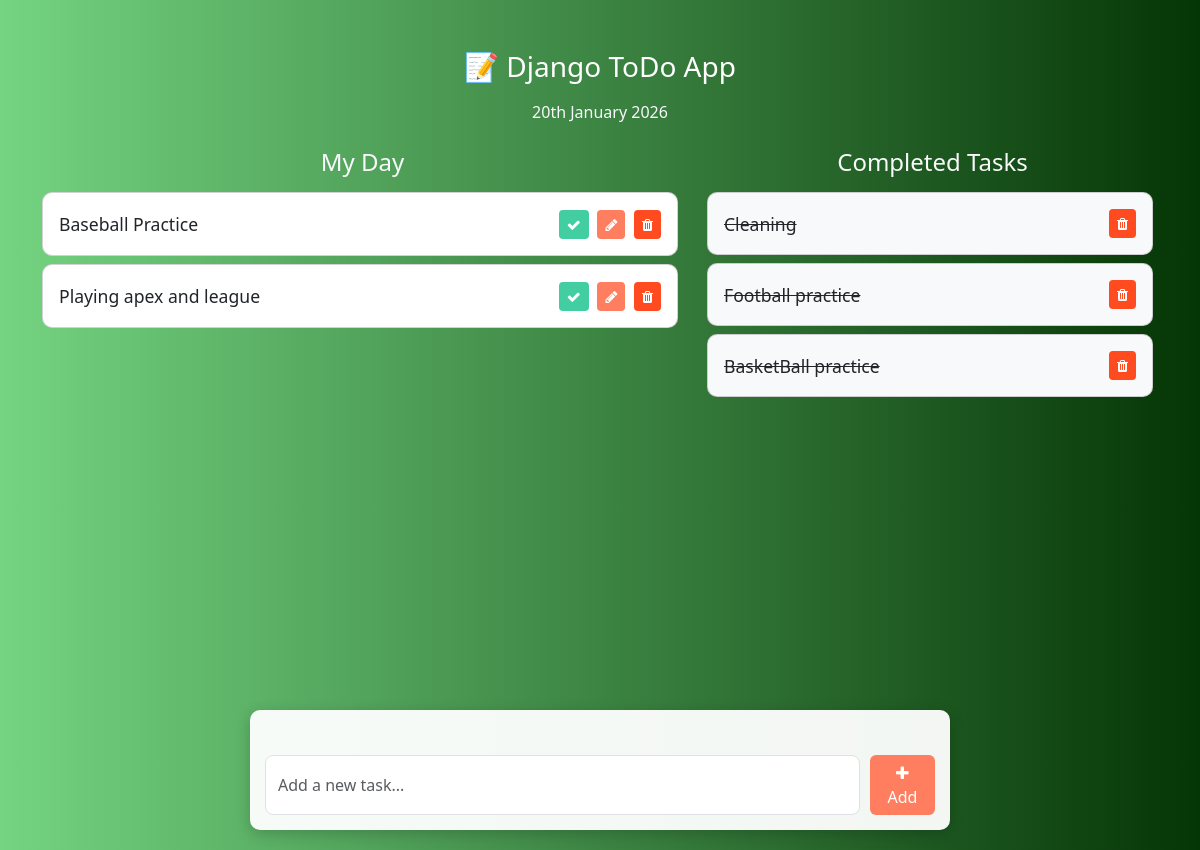
Before: / with the older database file.
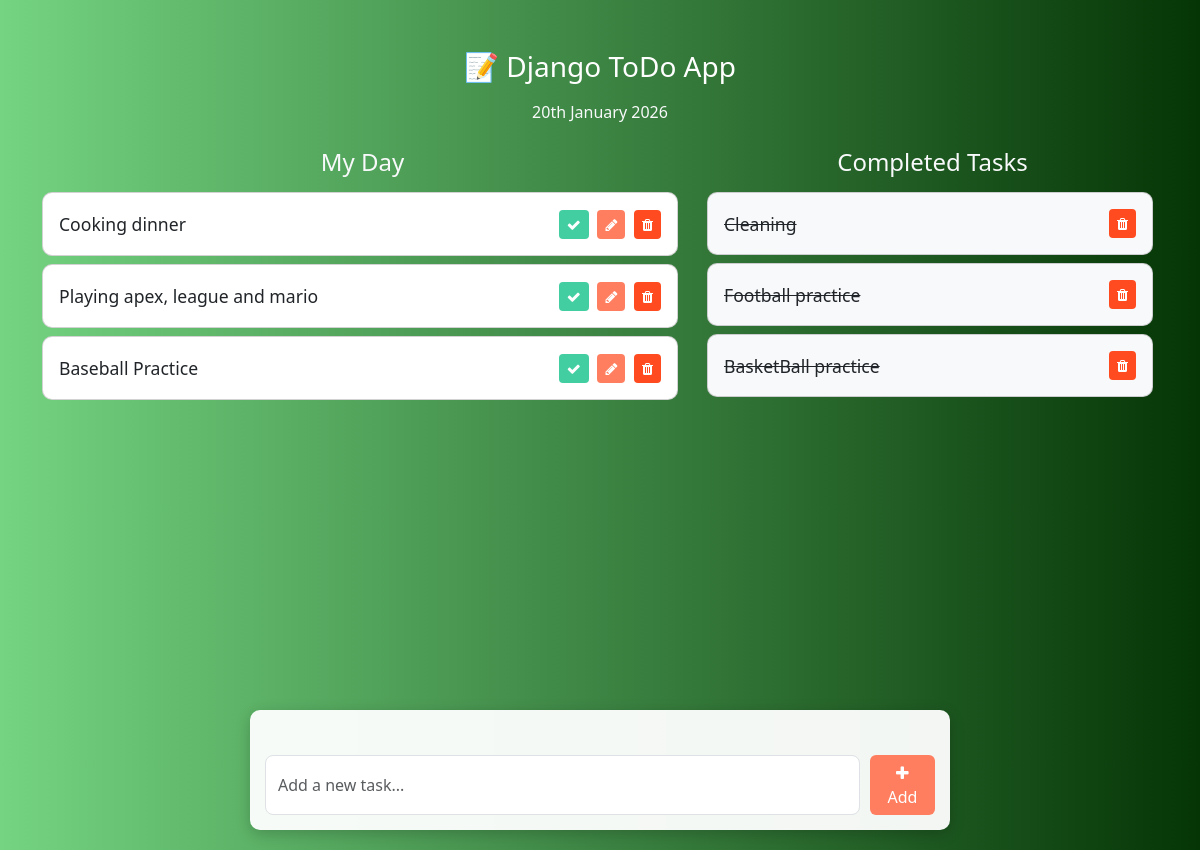
After: the same page with the newer database file.
### todo_code/models.py (models this page shows, shortened)
class Task(models.Model):
    task = models.CharField(max_length=250)
    is_completed = models.BooleanField(default=False)
    created_at = models.DateTimeField(auto_now_add=True)
    updated_at = models.DateTimeField(auto_now=True)

### todo/views.py (the view)
# urls.py: 2. Add a URL to urlpatterns:  path('', views.home, name='home')
def home(request):
    tasks = Task.objects.filter(is_completed=False).order_by("-updated_at")
    completed_tasks = Task.objects.filter(is_completed=True)
    context = {
        "tasks": tasks,
        "completed_tasks": completed_tasks,
    }
    return render(request, "home-todo.html", context)

### templates/home-todo.html (shortened to what this page needs)
<!DOCTYPE html>
<html lang="en">
  <head>
    <link
      href="https://cdn.jsdelivr.net/npm/bootstrap@5.3.1/dist/css/bootstrap.min.css"
      rel="stylesheet"
    />
    <link
      rel="stylesheet"
      href="https://cdnjs.cloudflare.com/ajax/libs/font-awesome/4.7.0/css/font-awesome.min.css"
    />
  </head>
  <body>
    <div class="container text-center">
      <h3 class="mb-3">📝 Django ToDo App</h3>
      <p class="text-light mb-4">{% now "jS F Y" %}</p>
      <div class="row gx-4">
        <div class="col-md-7">
          <h4 class="text-light mb-3">My Day</h4>
          <div class="task-list">
            {% for task in tasks %}
            <div class="card mb-2">
              <div class="card-body">
                <span>{{ task.task }}</span>
                <span>
                  <a href="{% url 'mark_as_done' task.pk %}" class="btn btn-success btn-sm me-1">
                    <i class="fa fa-check"></i>
                  </a>
                  <a href="{% url 'edit_task' task.pk %}" class="btn btn-primary btn-sm me-1">
                    <i class="fa fa-pencil"></i>
                  </a>
                  <a href="{% url 'delete_task' task.pk %}" class="btn btn-danger btn-sm">
                    <i class="fa fa-trash"></i>
                  </a>
                </span>
              </div>
            </div>
            {% endfor %}
          </div>
        </div>
        <div class="col-md-5">
          <h4 class="text-light mb-3">Completed Tasks</h4>
          <div class="task-list">
            {% for task in completed_tasks %}
            <div class="card mb-2 bg-light">
              <div class="card-body d-flex justify-content-between align-items-center">
                <span class="text-decoration-line-through">{{ task.task }}</span>
                <a href="{% url 'mark_as_undone' task.pk %}" class="btn btn-danger btn-sm">
                  <i class="fa fa-trash"></i>
                </a>
              </div>
            </div>
            {% endfor %}
          </div>
        </div>
      </div>
    </div>
    <div class="footer-form">
      <form action="{% url 'addTask' %}" method="POST" class="task-input">
        <input
          type="text"
          name="task"
          class="form-control"
          placeholder="Add a new task..."
          required
        />
        <button type="submit" class="btn btn-primary">
          <i class="fa fa-plus"></i> Add
        </button>
      </form>
    </div>
  </body>
</html>

### templates/home-todo.html (style rules this page uses)
body { background: linear-gradient(to right, #74d481, #053505); min-height: 100vh; font-family: 'Segoe UI', Tahoma, Geneva, Verdana, sans-serif; color: #333; }
h3, h4, h5 { color: #fff; }
.container { margin-top: 50px; }
.card { border-radius: 10px; transition: transform 0.2s; }
.card-body { display: flex; justify-content: space-between; align-items: center; font-size: 1.1rem; }
.task-list { max-height: 450px; overflow-y: auto; padding-right: 5px; }
.form-control { border-radius: 0.5rem; }
.btn-primary { background-color: #ff7e5f; border: none; }
.btn-success { background-color: #43cea2; border: none; }
.btn-danger { background-color: #ff4b1f; border: none; }
.task-input { display: flex; gap: 10px; margin-top: 30px; }
.footer-form { position: fixed; bottom: 20px; left: 50%; transform: translateX(-50%); width: 90%; max-width: 700px; background: rgba(255, 255, 255, 0.95); padding: 15px; border-radius: 10px; box-shadow: 0 4px 15px rgba(0, 0, 0, 0.2); }

Changed rows visible on the page:
added Task: task "Cooking dinner", shown under "My Day"
changed Task: task "Playing apex and league" → "Playing apex, league and mario"; moves up the list
